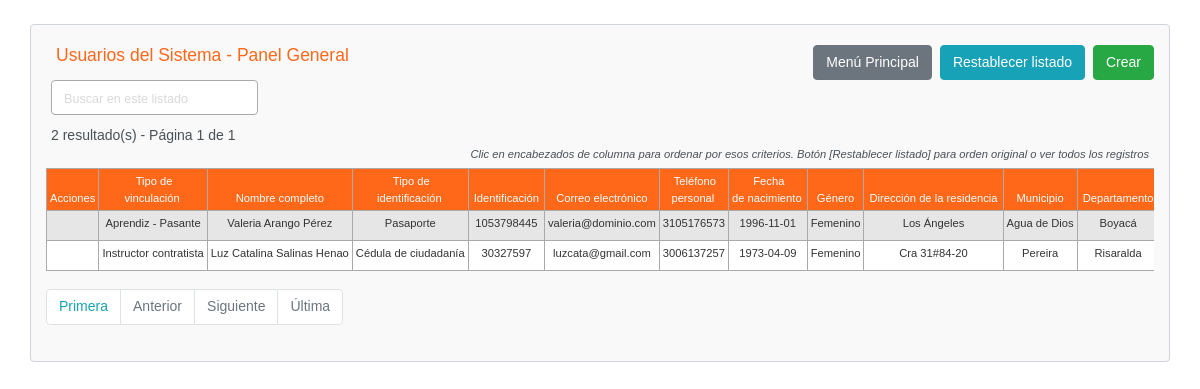
The page /app/usuarios/usuarios-index.php on the database its author committed.
### tables this page shows
CREATE TABLE `usuarios` (
  `idUsuario` int(11) NOT NULL,
  `idTipoVinculacion` int(11) DEFAULT NULL,
  `nombreCompleto` varchar(75) DEFAULT NULL,
  `idTipoIdentificacion` int(11) DEFAULT NULL,
  `identificacion` varchar(50) DEFAULT NULL,
  `email` varchar(75) DEFAULT NULL,
  `telefonoPersonal` varchar(50) DEFAULT NULL,
  `fechaNacimiento` date DEFAULT NULL,
  `idTipoGenero` int(11) DEFAULT NULL,
  `direccionResidencia` varchar(75) DEFAULT NULL,
  `idMunicipio` int(4) DEFAULT NULL,
  `idDepartamento` int(3) DEFAULT NULL,
  `idCentroFormacion` int(11) DEFAULT NULL,
  `idRolSistema` int(11) DEFAULT NULL,
  `passwordSistema` varchar(255) DEFAULT NULL,
  `estado` tinyint(4) DEFAULT 1,
  `auditoria` datetime DEFAULT current_timestamp() ON UPDATE current_timestamp()
);

CREATE TABLE `tipos_vinculaciones_sena` (
  `idTipoVinculacion` int(11) NOT NULL,
  `nombreLargoVinculacion` varchar(75) DEFAULT NULL,
  `nombreCorto` varchar(50) DEFAULT NULL,
  `estado` tinyint(4) NOT NULL DEFAULT 1,
  `auditoria` datetime NOT NULL DEFAULT current_timestamp() ON UPDATE current_timestamp()
);

CREATE TABLE `tipos_identificacion` (
  `idTipoIdentificacion` int(11) NOT NULL,
  `nombreLargoIdentificacion` varchar(75) DEFAULT NULL,
  `nombreCorto` varchar(50) DEFAULT NULL,
  `estado` tinyint(4) DEFAULT 1,
  `auditoria` datetime DEFAULT current_timestamp() ON UPDATE current_timestamp()
);

CREATE TABLE `tipos_generos` (
  `idTipoGenero` int(11) NOT NULL,
  `nombreLargoGenero` varchar(75) DEFAULT NULL,
  `nombreCorto` varchar(50) DEFAULT NULL,
  `estado` tinyint(4) NOT NULL DEFAULT 1,
  `auditoria` datetime NOT NULL DEFAULT current_timestamp() ON UPDATE current_timestamp()
);

CREATE TABLE `municipios` (
  `idMunicipio` int(4) NOT NULL,
  `municipio` varchar(255) DEFAULT NULL,
  `codigoMunicipio` int(4) DEFAULT NULL,
  `idDepartamento` int(3) NOT NULL,
  `estado` tinyint(4) UNSIGNED NOT NULL DEFAULT 1,
  `auditoria` datetime DEFAULT current_timestamp() ON UPDATE current_timestamp()
);

CREATE TABLE `departamentos` (
  `idDepartamento` int(3) NOT NULL,
  `departamento` varchar(255) DEFAULT NULL,
  `codigoDepartamento` int(3) DEFAULT NULL,
  `estado` tinyint(4) DEFAULT 1,
  `auditoria` datetime DEFAULT current_timestamp() ON UPDATE current_timestamp()
);

### app/core/config.php (called while the page is built, shortened)
<?php
$no_of_records_per_page = 15;
?>

### app/usuarios/usuarios-index.php (the view, shortened to what this page needs)
<!DOCTYPE html>
<html lang="es">
<head>
    <link rel="stylesheet" href="../css/bootstrap-4.5.3.min.css" rel="stylesheet">
    <link rel="stylesheet" href="../css/estilos.css" />
</head>
<body>
    <section class="pt-4">
        <div class="container-fluid index">
            <div class="row">
                <div class="col-md-12">
                    <div class="page-header clearfix">
                        <h2 class="float-left">Usuarios del Sistema - Panel General</h2>
                        <a href="usuarios-create.php" class="btn btn-success float-right">Crear</a>
                        <a href="usuarios-index.php" class="btn btn-info float-right mr-2">Restablecer listado</a>
                        <a href="../core/menu.php" class="btn btn-secondary float-right mr-2">Menú Principal</a>
                    </div>
                    <div class="form-row">
                        <form action="usuarios-index.php" method="get">
                        <div class="col">
                          <input type="text" class="form-control" placeholder="Buscar en este listado" name="search">
                        </div>
                        </form>
                    </div>
                    <?php
                    require_once "../core/config.php";
                    $domain     = $_SERVER['HTTP_HOST'];
                    $script   = $_SERVER['SCRIPT_NAME'];
                    $parameters   = $_SERVER['QUERY_STRING'];
                    $protocol=strpos(strtolower($_SERVER['SERVER_PROTOCOL']),'https')
                                === FALSE ? 'http' : 'https';
                    $currenturl = $protocol . '://' . $domain. $script . '?' . $parameters;
                    if (isset($_GET['pageno'])) {
                        $pageno = $_GET['pageno'];
                    } else {
                        $pageno = 1;
                    }
                    $offset = ($pageno-1) * $no_of_records_per_page;
                    $total_pages_sql = "SELECT COUNT(*) FROM usuarios";
                    $resultMSQLI = mysqli_query($linkMYSQLI,$total_pages_sql);
                    $total_rows = mysqli_fetch_array($resultMSQLI)[0];
                    $total_pages = ceil($total_rows / $no_of_records_per_page);
                    $order = 'idUsuario';
                    $sortBy = array('asc', 'desc'); $sort = 'asc';
                    $sql = "SELECT US.*,
                        TV.nombreLargoVinculacion AS 'nombreLargoVinculacion',
                        TI.nombreLargoIdentificacion AS 'nombreLargoIdentificacion',
                        TG.nombreLargoGenero AS 'nombreLargoGenero',
                        MN.municipio AS 'nombreMunicipio',
                        DP.departamento AS 'nombreDepartamento',
                        CF.nombreLargoCentroFormacion AS 'nombreLargoCentroFormacion',
                        RS.nombreCorto AS 'nombreCorto'
                        FROM usuarios US
                        LEFT JOIN tipos_vinculaciones_sena TV ON TV.idTipoVinculacion = US.idTipoVinculacion
                        LEFT JOIN tipos_identificacion TI ON TI.idTipoIdentificacion = US.idTipoIdentificacion
                        LEFT JOIN tipos_generos TG ON TG.idTipoGenero = US.idTipoGenero
                        LEFT JOIN municipios MN ON MN.idMunicipio = US.idMunicipio
                        LEFT JOIN departamentos DP ON DP.idDepartamento = US.idDepartamento
                        LEFT JOIN centros_formacion CF ON CF.idCentroFormacion = US.idCentroFormacion
                        LEFT JOIN roles_sistema RS ON RS.idRolSistema = US.idRolSistema
                        ORDER BY $order $sort LIMIT $offset, $no_of_records_per_page";
                    $count_pages = "SELECT * FROM usuarios";
                    if(!empty($_GET['search'])) {
                        $search = ($_GET['search']);
                        $sql = "SELECT US.*,
                            TV.nombreLargoVinculacion AS 'nombreLargoVinculacion',
                            TI.nombreLargoIdentificacion AS 'nombreLargoIdentificacion',
                            TG.nombreLargoGenero AS 'nombreLargoGenero',
                            MN.municipio AS 'nombreMunicipio',
                            DP.departamento AS 'nombreDepartamento',
                            CF.nombreLargoCentroFormacion AS 'nombreLargoCentroFormacion',
                            RS.nombreCorto AS 'nombreCorto'
                            FROM usuarios US
                            LEFT JOIN tipos_vinculaciones_sena TV ON TV.idTipoVinculacion = US.idTipoVinculacion
                            LEFT JOIN tipos_identificacion TI ON TI.idTipoIdentificacion = US.idTipoIdentificacion
                            LEFT JOIN tipos_generos TG ON TG.idTipoGenero = US.idTipoGenero
                            LEFT JOIN municipios MN ON MN.idMunicipio = US.idMunicipio
                            LEFT JOIN departamentos DP ON DP.idDepartamento = US.idDepartamento
                            LEFT JOIN centros_formacion CF ON CF.idCentroFormacion = US.idCentroFormacion
                            LEFT JOIN roles_sistema RS ON RS.idRolSistema = US.idRolSistema
                            WHERE CONCAT (US.idUsuario,TV.idTipoVinculacion,US.nombreCompleto,TI.idTipoIdentificacion,US.identificacion,US.email,US.telefonoPersonal,US.fechaNacimiento,TG.idTipoGenero,US.direccionResidencia,MN.idMunicipio,DP.idDepartamento,CF.idCentroFormacion,RS.idRolSistema,US.passwordSistema,US.estado,US.auditoria)
                            LIKE '%$search%'
                            ORDER BY $order $sort
                            LIMIT $offset, $no_of_records_per_page";
                        $count_pages = "SELECT US.*,
                            TV.nombreLargoVinculacion AS 'nombreLargoVinculacion',
                            TI.nombreLargoIdentificacion AS 'nombreLargoIdentificacion',
                            TG.nombreLargoGenero AS 'nombreLargoGenero',
                            MN.municipio AS 'nombreMunicipio',
                            DP.departamento AS 'nombreDepartamento',
                            CF.nombreLargoCentroFormacion AS 'nombreLargoCentroFormacion',
                            RS.nombreCorto AS 'nombreCorto'
                            FROM usuarios US
                            LEFT JOIN tipos_vinculaciones_sena TV ON TV.idTipoVinculacion = US.idTipoVinculacion
                            LEFT JOIN tipos_identificacion TI ON TI.idTipoIdentificacion = US.idTipoIdentificacion
                            LEFT JOIN tipos_generos TG ON TG.idTipoGenero = US.idTipoGenero
                            LEFT JOIN municipios MN ON MN.idMunicipio = US.idMunicipio
                            LEFT JOIN departamentos DP ON DP.idDepartamento = US.idDepartamento
                            LEFT JOIN centros_formacion CF ON CF.idCentroFormacion = US.idCentroFormacion
                            LEFT JOIN roles_sistema RS ON RS.idRolSistema = US.idRolSistema
                            WHERE CONCAT (US.idUsuario,TV.idTipoVinculacion,US.nombreCompleto,TI.idTipoIdentificacion,US.identificacion,US.email,US.telefonoPersonal,US.fechaNacimiento,TG.idTipoGenero,US.direccionResidencia,MN.idMunicipio,DP.idDepartamento,CF.idCentroFormacion,RS.idRolSistema,US.passwordSistema,US.estado,US.auditoria)
                            LIKE '%$search%'
                            ORDER BY $order $sort";
                    }
                    else {
                        $search = "";
                    }
                    if($resultMSQLI = mysqli_query($linkMYSQLI, $sql)){
                        if(mysqli_num_rows($resultMSQLI) > 0){
                            if ($result_count = mysqli_query($linkMYSQLI, $count_pages)) {
                               $total_pages = ceil(mysqli_num_rows($result_count) / $no_of_records_per_page);
                           }
                            $number_of_results = mysqli_num_rows($result_count);
                            echo "<div class='cantidad-paginas'>" . $number_of_results . " resultado(s) - Página " . $pageno . " de " . $total_pages . "</div>";
                            echo "<p class='tip-columnas-index'>Clic en encabezados de columna para ordenar por esos criterios. Botón [Restablecer listado] para orden original o ver todos los registros</p>";
                            echo "<div class='seccion-tabla-scroll-horizontal'>";
                            echo "<table class='estilo-tabla-index table table-bordered table-striped'>";
                                echo "<thead>";
                                    echo "<tr>";
                                        echo "<th class='estilo-acciones'>Acciones</th>";
										echo "<th><a href=?search=$search&sort=&order=idTipoVinculacion&sort=$sort>Tipo de<br>vinculación</th>";
										echo "<th><a href=?search=$search&sort=&order=nombreCompleto&sort=$sort>Nombre completo</th>";
										echo "<th><a href=?search=$search&sort=&order=idTipoIdentificacion&sort=$sort>Tipo de<br>identificación</th>";
										echo "<th><a href=?search=$search&sort=&order=identificacion&sort=$sort>Identificación</th>";
										echo "<th><a href=?search=$search&sort=&order=email&sort=$sort>Correo electrónico</th>";
										echo "<th><a href=?search=$search&sort=&order=telefonoPersonal&sort=$sort>Teléfono<br>personal</th>";
										echo "<th><a href=?search=$search&sort=&order=fechaNacimiento&sort=$sort>Fecha<br>de nacimiento</th>";
										echo "<th><a href=?search=$search&sort=&order=idTipoGenero&sort=$sort>Género</th>";
										echo "<th><a href=?search=$search&sort=&order=direccionResidencia&sort=$sort>Dirección de la residencia</th>";
										echo "<th><a href=?search=$search&sort=&order=idMunicipio&sort=$sort>Municipio</th>";
										echo "<th><a href=?search=$search&sort=&order=idDepartamento&sort=$sort>Departamento</th>";
                                    echo "</tr>";
                                echo "</thead>";
                                echo "<tbody>";
                                while($row = mysqli_fetch_array($resultMSQLI)){
                                    echo "<tr>";
                                    echo "<td class='centrar-columna'>";
                                        echo "<a href='usuarios-read.php?idUsuario=". $row['idUsuario'] ."'><i class='far fa-eye'></i></a>";
                                        echo "<a href='usuarios-update.php?idUsuario=". $row['idUsuario'] ."'><i class='far fa-edit'></i></a>";
                                        echo "<a href='usuarios-delete.php?idUsuario=". $row['idUsuario'] ."'><i class='far fa-trash-alt'></i></a>";
                                        echo "<a href='usuarios-password.php?idUsuario=". $row['idUsuario'] ."'><i class='fas fa-key'></i></a>";
                                    echo "</td>";
                                    echo "<td class='centrar-columna'>" . $row['nombreLargoVinculacion'] . "</td>";
                                    echo "<td class='centrar-columna'>" . $row['nombreCompleto'] . "</td>";
                                    echo "<td class='centrar-columna'>" . $row['nombreLargoIdentificacion'] . "</td>";
                                    echo "<td class='centrar-columna'>" . $row['identificacion'] . "</td>";
                                    echo "<td class='centrar-columna'>" . $row['email'] . "</td>";
                                    echo "<td class='centrar-columna'>" . $row['telefonoPersonal'] . "</td>";
                                    echo "<td class='centrar-columna'>" . $row['fechaNacimiento'] . "</td>";
                                    echo "<td class='centrar-columna'>" . $row['nombreLargoGenero'] . "</td>";
                                    echo "<td class='centrar-columna'>" . $row['direccionResidencia'] . "</td>";
                                    echo "<td class='centrar-columna'>" . $row['nombreMunicipio'] . "</td>";
                                    echo "<td class='centrar-columna'>" . $row['nombreDepartamento'] . "</td>";
                                echo "</tr>";
                                }
                                echo "</tbody>";
                            echo "</table>";
                            echo "</div>";
?>
                                <ul class="pagination" align-right>
                                <?php
                                    $new_url = preg_replace('/&?pageno=[^&]*/', '', $currenturl);
                                 ?>
                                    <li class="page-item"><a class="page-link" href="<?php echo $new_url .'&pageno=1' ?>">Primera</a></li>
                                    <li class="page-item <?php if($pageno <= 1){ echo 'disabled'; } ?>">
                                        <a class="page-link" href="<?php if($pageno <= 1){ echo '#'; } else { echo $new_url ."&pageno=".($pageno - 1); } ?>">Anterior</a>
                                    </li>
                                    <li class="page-item <?php if($pageno >= $total_pages){ echo 'disabled'; } ?>">
                                        <a class="page-link" href="<?php if($pageno >= $total_pages){ echo '#'; } else { echo $new_url . "&pageno=".($pageno + 1); } ?>">Siguiente</a>
                                    </li>
                                    <li class="page-item <?php if($pageno >= $total_pages){ echo 'disabled'; } ?>">
                                        <a class="page-item"><a class="page-link" href="<?php echo $new_url .'&pageno=' . $total_pages; ?>">Última</a>
                                    </li>
                                </ul>
<?php
                        } else{
                            echo "<p class='lead sin-registros'><em>No se encontraron coincidencias.</em></p>";
                        }
                    } else{
                        echo "ERROR: No fue posible ejecutar $sql. " . mysqli_error($linkMYSQLI);
                    }
                    ?>
                </div>
            </div>
        </div>
    </section>
</body>
</html>

### rows shown on the page
usuarios: idTipoVinculacion.nombreLargoVinculacion "Aprendiz - Pasante", nombreCompleto "Valeria Arango Pérez", idTipoIdentificacion.nombreLargoIdentificacion "Pasaporte", identificacion "1053798445", email "valeria@dominio.com", telefonoPersonal "3105176573", fechaNacimiento "1996-11-01", idTipoGenero.nombreLargoGenero "Femenino", direccionResidencia "Los Ángeles", idMunicipio.municipio "Agua de Dios", idDepartamento.departamento "Boyacá"
usuarios: idTipoVinculacion.nombreLargoVinculacion "Instructor contratista", nombreCompleto "Luz Catalina Salinas Henao", idTipoIdentificacion.nombreLargoIdentificacion "Cédula de ciudadanía", identificacion "30327597", email "luzcata@gmail.com", telefonoPersonal "3006137257", fechaNacimiento "1973-04-09", idTipoGenero.nombreLargoGenero "Femenino", direccionResidencia "Cra 31#84-20", idMunicipio.municipio "Pereira", idDepartamento.departamento "Risaralda"

### other values the page prints
$number_of_results "2"
$pageno "1"
$total_pages "1"
